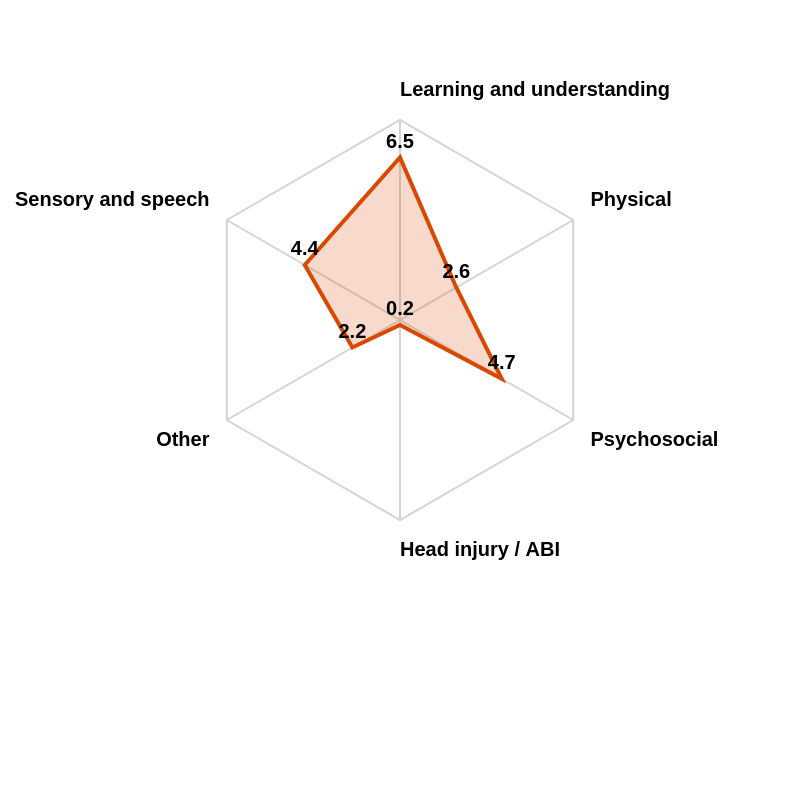

Vega-Lite specification stored for this chart:
### Vega specification from a JSON file in a GitHub repository (floating-point values rounded to 4 significant figures)
{"$schema": "https://vega.github.io/schema/vega/v6.json", "description": "Radar chart: % of children aged 0-14 with each disability group, Australia 2022 (ABS SDAC, national data only)", "width": 400, "height": 400, "padding": {"left": 100, "right": 100, "top": 60, "bottom": 60}, "autosize": {"type": "none", "contains": "padding"}, "signals": [{"name": "radius", "update": "width / 2"}], "data": [{"name": "table", "values": [{"key": "Sensory and speech", "value": 4.4, "category": "Children aged 0-14"}, {"key": "Learning and understanding", "value": 6.5, "category": "Children aged 0-14"}, {"key": "Physical", "value": 2.6, "category": "Children aged 0-14"}, {"key": "Psychosocial", "value": 4.7, "category": "Children aged 0-14"}, {"key": "Head injury / ABI", "value": 0.2, "category": "Children aged 0-14"}, {"key": "Other", "value": 2.2, "category": "Children aged 0-14"}]}, {"name": "keys", "source": "table", "transform": [{"type": "aggregate", "groupby": ["key"]}]}], "scales": [{"name": "angular", "type": "point", "range": {"signal": "[-PI, PI]"}, "padding": 0.5, "domain": {"data": "table", "field": "key"}}, {"name": "radial", "type": "linear", "range": {"signal": "[0, radius]"}, "zero": true, "nice": false, "domain": [0, 8], "domainMin": 0}, {"name": "color", "type": "ordinal", "domain": {"data": "table", "field": "category"}, "range": ["#d94801"]}], "encode": {"enter": {"x": {"signal": "radius"}, "y": {"signal": "radius"}}}, "marks": [{"type": "group", "name": "categories", "zindex": 1, "from": {"facet": {"data": "table", "name": "facet", "groupby": ["category"]}}, "marks": [{"type": "line", "name": "category-line", "from": {"data": "facet"}, "encode": {"enter": {"interpolate": {"value": "linear-closed"}, "x": {"signal": "scale('radial', datum.value) * cos(scale('angular', datum.key))"}, "y": {"signal": "scale('radial', datum.value) * sin(scale('angular', datum.key))"}, "stroke": {"scale": "color", "field": "category"}, "strokeWidth": {"value": 2}, "fill": {"scale": "color", "field": "category"}, "fillOpacity": {"value": 0.2}}}}, {"type": "text", "name": "value-text", "from": {"data": "category-line"}, "encode": {"enter": {"x": {"signal": "datum.x"}, "y": {"signal": "datum.y"}, "text": {"signal": "format(datum.datum.value, '.1f')"}, "align": {"value": "center"}, "baseline": {"value": "middle"}, "fontSize": {"value": 10}, "dy": {"value": -8}, "fill": {"value": "black"}, "fontWeight": {"value": "bold"}}}}]}, {"type": "rule", "name": "radial-grid", "from": {"data": "keys"}, "zindex": 0, "encode": {"enter": {"x": {"value": 0}, "y": {"value": 0}, "x2": {"signal": "radius * cos(scale('angular', datum.key))"}, "y2": {"signal": "radius * sin(scale('angular', datum.key))"}, "stroke": {"value": "lightgray"}, "strokeWidth": {"value": 1}}}}, {"type": "text", "name": "key-label", "from": {"data": "keys"}, "zindex": 1, "encode": {"enter": {"x": {"signal": "(radius + 10) * cos(scale('angular', datum.key))"}, "y": {"signal": "(radius + 10) * sin(scale('angular', datum.key))"}, "text": {"field": "key"}, "align": [{"test": "abs(scale('angular', datum.key)) > PI / 2", "value": "right"}, {"value": "left"}], "baseline": [{"test": "scale('angular', datum.key) > 0", "value": "top"}, {"test": "scale('angular', datum.key) == 0", "value": "middle"}, {"value": "bottom"}], "fill": {"value": "black"}, "fontWeight": {"value": "bold"}, "fontSize": {"value": 10}}}}, {"type": "line", "name": "outer-line", "from": {"data": "radial-grid"}, "encode": {"enter": {"interpolate": {"value": "linear-closed"}, "x": {"field": "x2"}, "y": {"field": "y2"}, "stroke": {"value": "lightgray"}, "strokeWidth": {"value": 1}}}}]}
